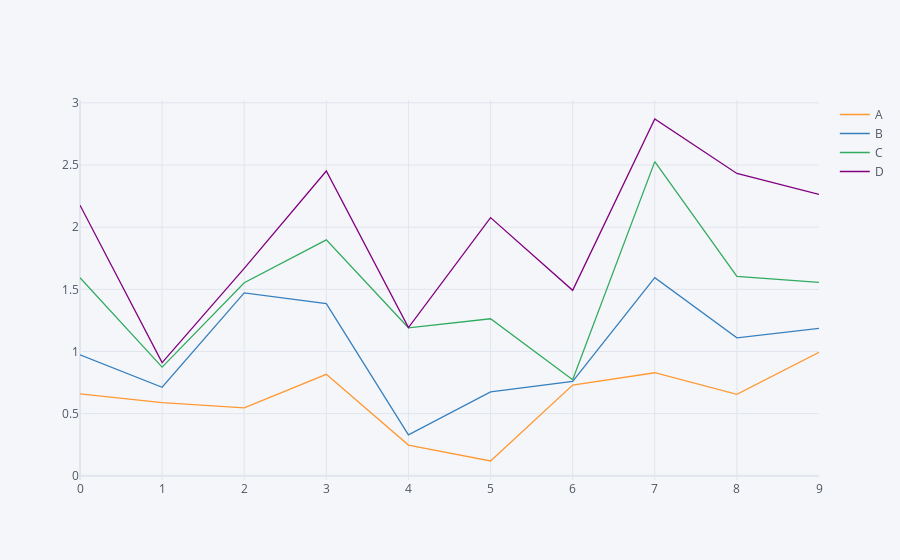

Notebook cell for this chart:
### Code cell
# Area Chart

df.iplot(kind='area')

### Figure 1 — Plotly figure (JSON) as saved in the notebook; plotly's stock layout.template omitted (floating-point values rounded to 4 significant figures)
{"data": [{"line": {"color": "rgba(255, 153, 51, 1.0)", "dash": "solid", "shape": "linear", "width": 1.3}, "mode": "lines", "name": "A", "text": "", "type": "scatter", "x": [0, 1, 2, 3, 4, 5, 6, 7, 8, 9], "y": [0.6582, 0.5888, 0.5457, 0.8159, 0.2473, 0.119, 0.7297, 0.829, 0.6554, 0.9936]}, {"line": {"color": "rgba(55, 128, 191, 1.0)", "dash": "solid", "shape": "linear", "width": 1.3}, "mode": "lines", "name": "B", "text": "", "type": "scatter", "x": [0, 1, 2, 3, 4, 5, 6, 7, 8, 9], "y": [0.9727, 0.7124, 1.472, 1.384, 0.3289, 0.6751, 0.7593, 1.594, 1.109, 1.187]}, {"line": {"color": "rgba(50, 171, 96, 1.0)", "dash": "solid", "shape": "linear", "width": 1.3}, "mode": "lines", "name": "C", "text": "", "type": "scatter", "x": [0, 1, 2, 3, 4, 5, 6, 7, 8, 9], "y": [1.593, 0.8745, 1.552, 1.898, 1.191, 1.263, 0.7727, 2.527, 1.605, 1.555]}, {"line": {"color": "rgba(128, 0, 128, 1.0)", "dash": "solid", "shape": "linear", "width": 1.3}, "mode": "lines", "name": "D", "text": "", "type": "scatter", "x": [0, 1, 2, 3, 4, 5, 6, 7, 8, 9], "y": [2.177, 0.9105, 1.669, 2.452, 1.192, 2.077, 1.492, 2.87, 2.432, 2.264]}], "layout": {"legend": {"bgcolor": "#F5F6F9", "font": {"color": "#4D5663"}}, "paper_bgcolor": "#F5F6F9", "plot_bgcolor": "#F5F6F9", "title": {"font": {"color": "#4D5663"}}, "xaxis": {"gridcolor": "#E1E5ED", "showgrid": true, "tickfont": {"color": "#4D5663"}, "title": {"font": {"color": "#4D5663"}, "text": ""}, "zerolinecolor": "#E1E5ED"}, "yaxis": {"gridcolor": "#E1E5ED", "showgrid": true, "tickfont": {"color": "#4D5663"}, "title": {"font": {"color": "#4D5663"}, "text": ""}, "zerolinecolor": "#E1E5ED"}}}
